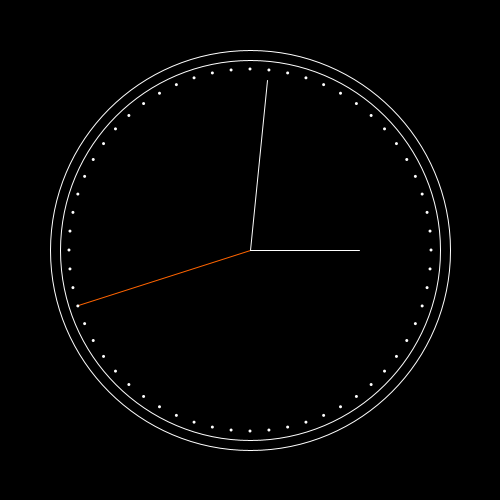
Frame 1 (no input)
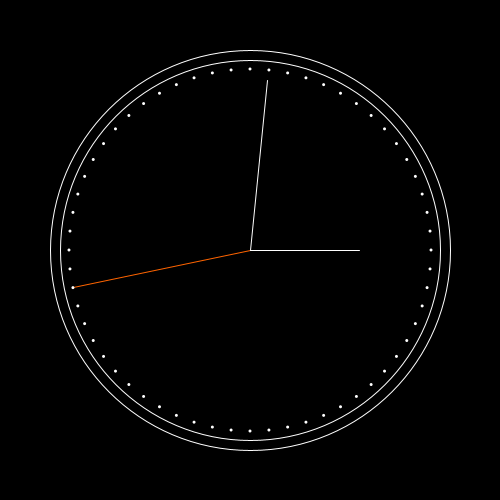
Frame 60 (the mouse pressed at the canvas centre just before this capture)
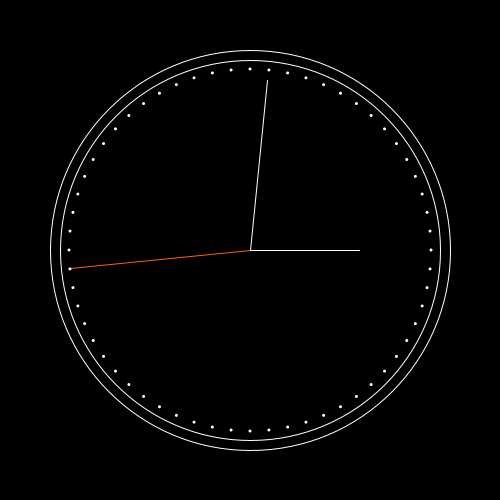
Frame 120 (the mouse held since frame 60 and released just before this capture)

The Processing sketch that drew these frames (run headless with seeded random() and noise(); from frame 60 on, the mouse is pressed at the canvas centre):

// Processing sketch: processing_169819
// ── processing_169819.pde

void setup() {
  size(500, 500);
  background(255);
}

void draw () {
  background (0);
  noFill();

  translate(width/2, height/2);


  float sekunde_1 = map(second(), 0, 60, 0, 2*PI);
  float minute_1 = map(minute(), 0, 60, 0, 2*PI);
  float stunde_1 = map(hour(), 0, 12, 0, 2*PI);

  pushMatrix();

  rotate(sekunde_1);
  rectMode(CENTER);

  stroke(255, 100, 0);
  line(0, -180, 0, 0);
  popMatrix();


  pushMatrix();
 
  rotate(minute_1);
  rectMode(CENTER);

  stroke(255);
  line(0, -170, 0, 0);
  popMatrix();

  
  pushMatrix();
  rotate(stunde_1);
  rectMode(CENTER);


  line(0, -110, 0, 0);
  popMatrix();


  pushMatrix();
  ellipse(0, 0, 400, 400);
  ellipse(0, 0, 380, 380);
  translate(120, 100);
  popMatrix();

  for (int i=0; i<360; i+=6) 
  {
    pushMatrix();
    ellipseMode(CENTER);
    rotate(radians(i+3));
    translate(128, 128);
    noStroke();
    fill(255);
    ellipse(0, 0, 3, 3);
    popMatrix();
  }
}
